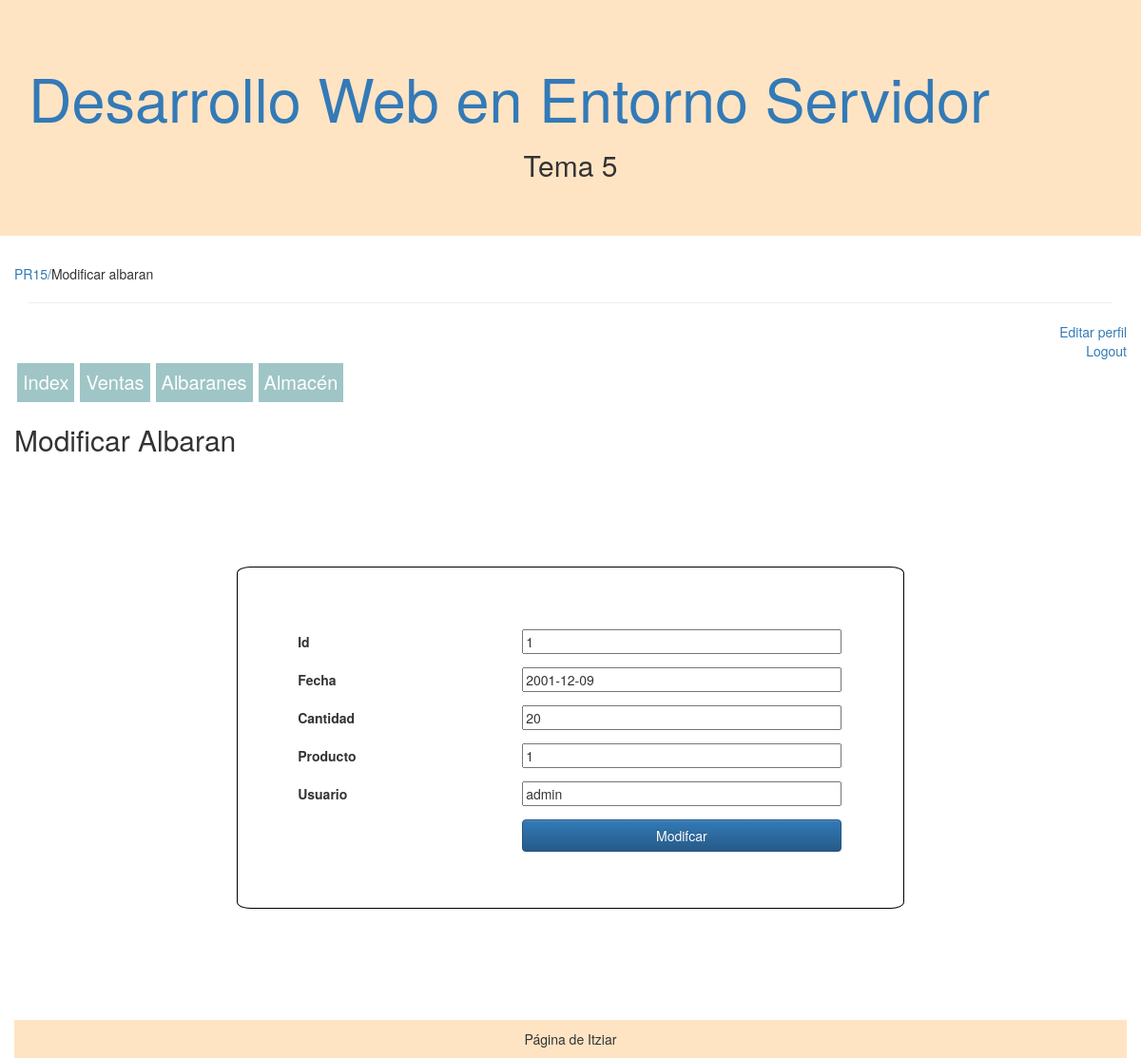
The page /Tema5/Practicas/PR15/paginas/modificarAlbaran.php?modificar=1 (signed in) on the database its author committed.
### tables this page shows
CREATE TABLE albaran (
  codigo int primary key auto_increment,
  fecha DATE,
  cantidad int,
  producto int,
  usuario varchar(75),
  index (producto),
  index (usuario),
  FOREIGN KEY (producto) REFERENCES productos(codigo),
  FOREIGN KEY (usuario) REFERENCES usuarios(usuario)
);

### Tema5/Practicas/PR15/funciones/funciones.php (called while the page is built, shortened)
<?php
function enviado(){
    return false;
}
function estaValidado(){
    if(isset($_SESSION['validado'])){
        return true;
    }
}

### Tema5/Practicas/PR15/funciones/bd.php (called while the page is built, shortened)
<?php
function verAlbaran($id){
    try{
        $conexion = new PDO("mysql:host=".$_SERVER['SERVER_ADDR'].";dbname=tienda",'itziar','itziar');
        $sql = "select * from albaran where codigo='".$id."'";
        $resultado = $conexion->query($sql);
        $row = $resultado->fetch();
        if ($resultado!=false){
            return $row;
        }else{
            unset($conexion);
            return false;
        }
    }catch(Exception $ex){
        echo obtenerMensajeError($ex);
        unset($conexion);
    }
}

### Tema5/Practicas/PR15/paginas/modificarAlbaran.php (the view, shortened to what this page needs)
<html lang="es">
<?php
require('../funciones/bd.php');
require('../funciones/funciones.php');
?>
<head>
    <link rel="stylesheet" href="https://cdn.jsdelivr.net/npm/bootstrap@3.4.1/dist/css/bootstrap.min.css">
    <link rel="stylesheet" href="https://cdn.jsdelivr.net/npm/bootstrap@3.4.1/dist/css/bootstrap-theme.min.css">
    <link rel="stylesheet" href="../css/estilosModificarAlbaran.css">
</head>
<body>
    <div class="jumbotron" style="background-color: bisque;">
        <div class="container">
            <h1><a href="../../../../index.html">Desarrollo Web en Entorno Servidor</a></h1>
            <h2>
                <center>Tema 5</center>
            </h2>
        </div>
    </div>
    <div class="container">
        <div class="row">
            <a href="../../PR15/">PR15/</a>Modificar albaran
        </div>
        <hr>
        <div class="row">
        <?php
            if(!estaValidado()){
                echo "<a href='../login.php' class='derecha'>Login</a>";
                header('Location:../index.php');
                exit();
            }else{
                echo "<a href='../paginas/editarPerfil.php' class='derecha'>Editar perfil</a>";
                echo "<br>";
                echo "<a href='../logout.php' class='derecha'>Logout</a>";
            }
            ?>
        </div>
        <div class="row">
            <?php
            if(isset($_SESSION['perfil'])){
                echo "<nav>";
                switch ($_SESSION['perfil']){
                case 1:
                    echo "<a class='claseTransicion' href='../index.php'>Index</a>";
                    echo "<a class='claseTransicion' href='./verVentas.php'>Ventas</a>";
                    echo "<a class='claseTransicion' href='./verAlbaranes.php'>Albaranes</a>";
                    echo "<a class='claseTransicion' href='./insertarProducto.php'>Almacén</a>";
                    break;
                break;
            }
            echo "</nav>";
            }?>
       </div>
        <div class="row">
            <?php
                if (isset($_SESSION['perfil']) == 1){
                    if (isset($_REQUEST['borrar'])){
                        $fila = borrarAlbaran($_REQUEST['borrar']);
                        if ($fila) {
                            header('Location:verAlbaranes.php');
                            exit();
                        }
                    }elseif (isset($_REQUEST['modificar'])){
                            $fila = verAlbaran($_REQUEST['modificar']);
                            if (is_array($fila)) {
                                $errores=array();
                                echo '<h2>Modificar Albaran</h2>';
                                echo "<form action='./modificarAlbaran.php' method='post'>";
                                echo "<label>Id</label>";
                                echo "<input type='text' readonly name='id' id='id' value=" . $fila['codigo'] . ">";
                                echo "<label for='fecha'>Fecha </label>";
                                echo "<input type='text' name='fecha' id='fecha' placeholder='AAAA-MM-DD' value=";
                                if (enviado()) {
                                    if (vacio('fecha')) {
                                        echo '>';
                                        array_push($errores,'Introduzca fecha');
                                    } else {
                                        if (!fechaValida($_REQUEST['fecha'])) {
                                            echo '">';
                                            array_push($errores,'Fecha inválida. Ejemplo de fecha válida: 2023-01-04');
                                        } else {
                                            echo $_REQUEST['fecha'] . '>';
                                        }
                                    }
                                } else {
                                    echo $fila['fecha'].'>';
                                }
                                echo "<label for='cantidad'>Cantidad </label>";
                                echo "<input type='text' name='cantidad' id='cantidad' value=";
                                if (enviado()) {
                                    if (vacio('cantidad')) {
                                        echo '>';
                                        array_push($errores,'Introduzca cantidad');
                                    } else {
                                        if (!cantidadValida($_REQUEST['cantidad'],$fila['id'])) {
                                            echo '>';
                                            array_push($errores,'Cantidad incorrecta');
                                        } else {
                                            echo $_REQUEST['cantidad'] . '>';
                                        }
                                    }
                                } else {
                                    echo $fila['cantidad'].'>';
                                }
                                echo "<label for='producto'>Producto </label>";
                                echo "<input type='text' name='producto' id='producto' value=";
                                if (enviado()) {
                                    if (vacio('producto')) {
                                        echo '>';
                                        array_push($errores,'Introduzca código de producto');
                                    } else {
                                        if (!productoValido($_REQUEST['producto'])) {
                                            echo '>';
                                            array_push($errores,'Producto no existe');
                                        } else {
                                            echo $_REQUEST['producto'] . '>';
                                        }
                                    }
                                } else {
                                    echo $fila['producto'].'>';
                                }
                                echo "<label for='usuario'>Usuario </label>";
                                echo "<input type='text' name='usuario' id='usuario' value=";
                                if (enviado()) {
                                    if (vacio('usuario')) {
                                        echo '>';
                                        array_push($errores,'Introduzca usuario');
                                    } else {
                                        if (!usuarioValido($_REQUEST['usuario'])) {
                                            echo '>';
                                            array_push($errores,'El usuario no existe');
                                        } else {
                                            echo $_REQUEST['usuario'] . '>';
                                        }
                                    }
                                } else {
                                    echo $fila['usuario'].'>';
                                }
                                echo '<input type="submit" class="btn btn-primary" value="Modifcar" id="enviar" name="enviar">';
                        }
                    }
                }
            ?>
        </div>
    </div>
    <footer class="container" style="background-color: bisque;">
        <p>
            <center>Página de Itziar</center>
        </p>
    </footer>
</body>
</html>

### Tema5/Practicas/PR15/css/estilosModificarAlbaran.css (style rules this page uses)
.claseTransicion { transition: background-color 1s, font-size 1s, border 1s ; }
nav { font-size: 20px; display:flex; flex-direction: row; }
nav > a { color: white; padding: 6px; border: white solid; background-color: rgba(95, 158, 160, 0.599); }
.derecha { display: block; float: right; }
form { display: grid; grid-template-columns: auto auto; border: 1px solid black; border-radius: 2%; align-items: center; justify-items: stretch; padding: 5%; margin-top: 10%; margin-bottom: 10%; margin-left: 20%; margin-right: 20%; }
form>* { margin: 2%; }
#enviar { grid-area: 7/2/8/3; }

### rows shown on the page
albaran: id "1", fecha "2001-12-09", cantidad "20", producto "1", usuario "admin"
